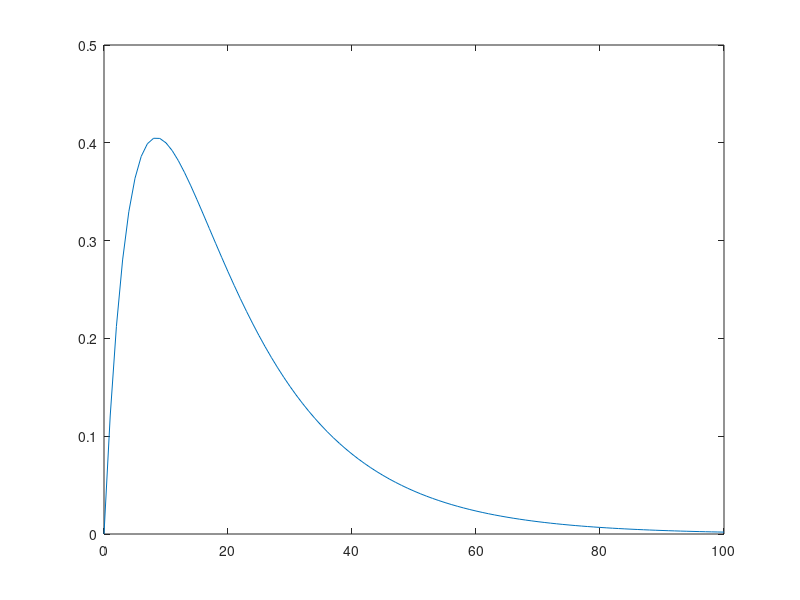

This figure's MATLAB source:
T1 = 16;
T2 = 5;
A = 1;

t = 0 : 1 : 100;

if t < 0
    x = 0;
end

if t >= 0
    x = A * (exp(-t/T1) - exp(-t/T2));
end

plot(t , x)
